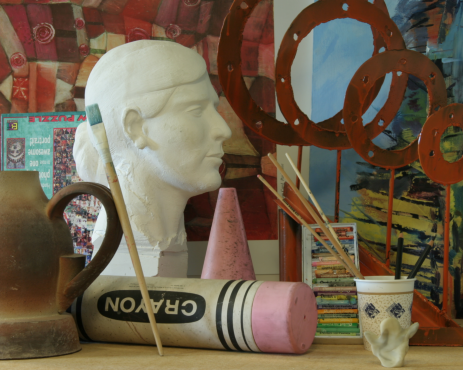
#> input picture exercicio1/Art/view1.png, 463 x 370 px, found by its file name
$ python stereo_distance.py
#> lines starting #> are read from the running program, lines starting #| are printed output that depends on the picture
import cv2
import numpy as np

# ==============================
# PARÂMETROS DA CÂMERA
# ==============================

focal_length = 721.0   # pixels
baseline = 0.54        # metros

# ==============================
# CARREGAR IMAGENS
# ==============================

imgL = cv2.imread(r"C:\Users\julia\OneDrive\Documentos\visao computacional\exercicio1\Art\view1.png")
#> imgL is the input picture: shape (370, 463, 3); mean B, G, R 74.9, 94.7, 109.7
imgR = cv2.imread(r"C:\Users\julia\OneDrive\Documentos\visao computacional\exercicio1\Art\view5.png")
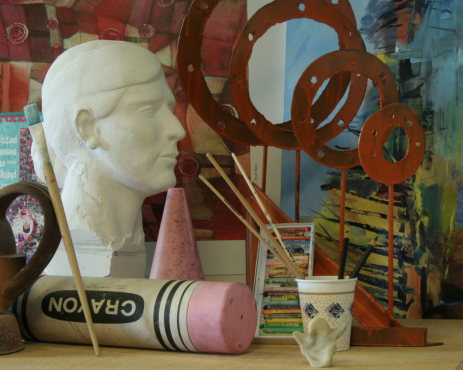
#> input picture exercicio1/Art/view5.png, 463 x 370 px, found by its file name
#> imgR is the input picture: shape (370, 463, 3); mean B, G, R 73.3, 92.6, 106.1

grayL = cv2.cvtColor(imgL, cv2.COLOR_BGR2GRAY)
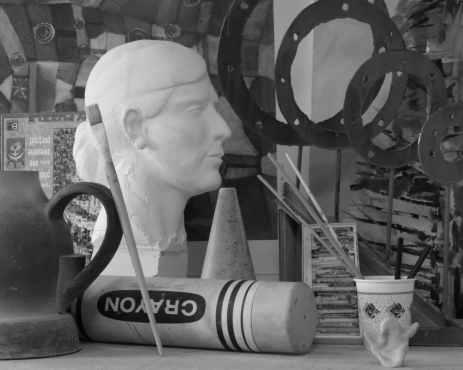
#> grayL: shape (370, 463); min 3, max 237, mean 97
grayR = cv2.cvtColor(imgR, cv2.COLOR_BGR2GRAY)
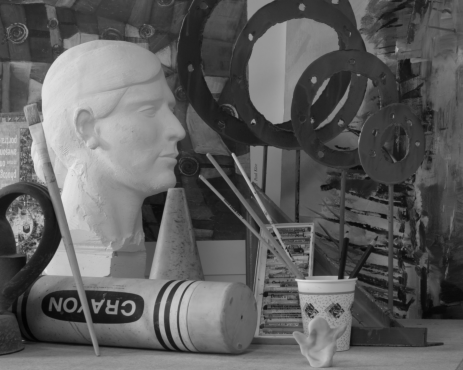
#> grayR: shape (370, 463); min 3, max 234, mean 94.4

# ==============================
# StereoBM (mais simples)
# ==============================

stereoBM = cv2.StereoBM_create(
    numDisparities=16*6,
    blockSize=15
)

disparity_bm = stereoBM.compute(grayL, grayR)
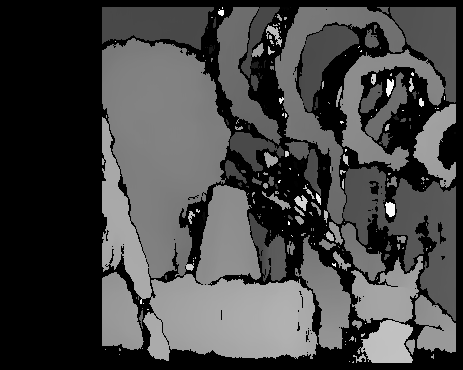
#> disparity_bm: shape (370, 463) int16; min -16, max 1520, mean 404.5; drawn with min black and max white

dispBM = cv2.normalize(disparity_bm, None, 0, 255, cv2.NORM_MINMAX)
dispBM = np.uint8(dispBM)

# ==============================
# StereoSGBM (melhor resultado)
# ==============================

stereoSGBM = cv2.StereoSGBM_create(
    minDisparity=0,
    numDisparities=16*6,
    blockSize=5,
    P1=8 * 3 * 5**2,
    P2=32 * 3 * 5**2,
    disp12MaxDiff=1,
    uniquenessRatio=10,
    speckleWindowSize=100,
    speckleRange=32
)

disparity = stereoSGBM.compute(grayL, grayR).astype(np.float32) / 16.0
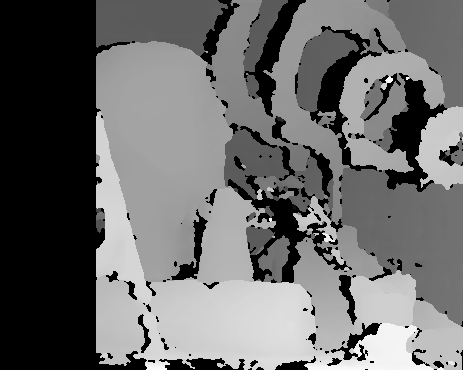
#> disparity: shape (370, 463) float32; min -1, max 75.25, mean 31.1; drawn with min black and max white

# evitar divisão por zero
disparity[disparity <= 0] = 0.1

# ==============================
# CALCULAR PROFUNDIDADE
# ==============================

depth = (focal_length * baseline) / disparity
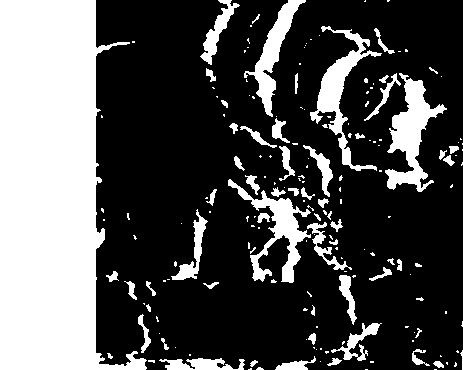
#> depth: shape (370, 463) float32; min 5.17, max 3893.4, mean 1229.6; drawn with min black and max white

dispSGBM = cv2.normalize(disparity, None, 0, 255, cv2.NORM_MINMAX)
dispSGBM = np.uint8(dispSGBM)

# ==============================
# CLIQUE PARA VER DISTÂNCIA
# ==============================

def mouse_click(event, x, y, flags, param):
    if event == cv2.EVENT_LBUTTONDOWN:

        distancia = depth[y, x]

        print(f"Pixel: ({x},{y})")
        print(f"Distância aproximada: {distancia:.2f} metros\n")

        cv2.circle(imgL, (x,y), 5, (0,0,255), -1)
        cv2.imshow("Imagem Esquerda", imgL)

# ==============================
# MOSTRAR RESULTADOS
# ==============================

cv2.imshow("Disparidade - StereoBM", dispBM)
cv2.imshow("Disparidade - StereoSGBM", dispSGBM)
cv2.imshow("Imagem Esquerda", imgL)

cv2.setMouseCallback("Imagem Esquerda", mouse_click)

cv2.waitKey(0)
cv2.destroyAllWindows()
